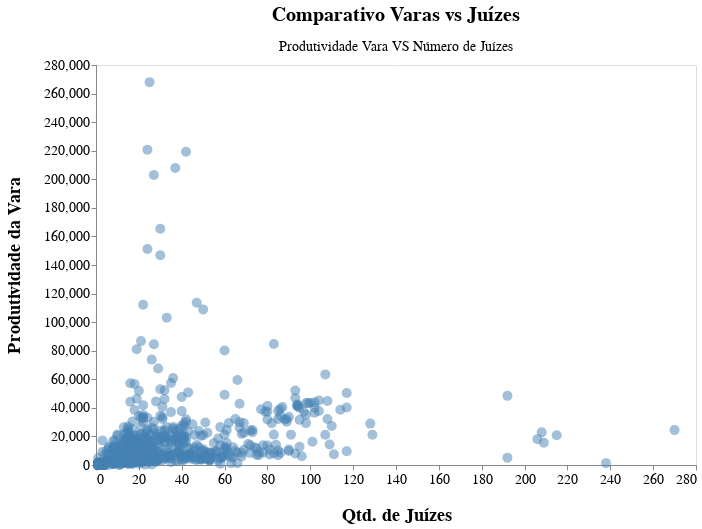

Notebook code cell kept with this figure:
### Code cell
# Gráfico da produtividade das varas vs número de juízes
chart = (
    alt.Chart(df_demanda_vara_x_juize)
    .mark_circle(size=100, opacity=0.5, color="steelblue")
    .encode(
        x=alt.X("Qtd Juizes Antes", title="Qtd. de Juízes",
                axis=alt.Axis(grid=False, titleFontSize=18, titlePadding=20, labelFontSize=14)), 
        y=alt.Y("Demanda", title="Produtividade da Vara", 
                axis=alt.Axis(grid=False, titleFontSize=18, titlePadding=20, labelFontSize=14)),
        tooltip=["Qtd Juizes Antes", "Demanda", "Vara"]
    ).properties(
        width=600,
        height=400,
        title={
            "text": "Comparativo Varas vs Juízes",
            "subtitle": ["Produtividade Vara VS Número de Juízes"],
            #"anchor": "start", # alinhar à esquerda
            "fontSize": 20,
            "subtitleFontSize": 14,
            "subtitlePadding": 15
        }
    )
)
#chart.save("../../img/grafico.html")
chart

### Figure 1 — Vega-Lite specification as saved in the notebook (floating-point values rounded to 4 significant figures; data arrays with more than 128 entries replaced by an {"elided": "..."} marker saying what was removed)
{"config": {"view": {"continuousWidth": 300, "continuousHeight": 300}}, "data": {"name": "data-20526cae140022dd608761136fb3f4d7"}, "mark": {"type": "circle", "color": "steelblue", "opacity": 0.5, "size": 100}, "encoding": {"tooltip": [{"field": "Qtd Juizes Antes", "type": "quantitative"}, {"field": "Demanda", "type": "quantitative"}, {"field": "Vara", "type": "nominal"}], "x": {"axis": {"grid": false, "labelFontSize": 14, "titleFontSize": 18, "titlePadding": 20}, "field": "Qtd Juizes Antes", "title": "Qtd. de Juízes", "type": "quantitative"}, "y": {"axis": {"grid": false, "labelFontSize": 14, "titleFontSize": 18, "titlePadding": 20}, "field": "Demanda", "title": "Produtividade da Vara", "type": "quantitative"}}, "height": 400, "title": {"text": "Comparativo Varas vs Juízes", "subtitle": ["Produtividade Vara VS Número de Juízes"], "fontSize": 20, "subtitleFontSize": 14, "subtitlePadding": 15}, "width": 600, "$schema": "https://vega.github.io/schema/vega-lite/v5.20.1.json", "datasets": {"data-20526cae140022dd608761136fb3f4d7": {"elided": "850 records"}}}
